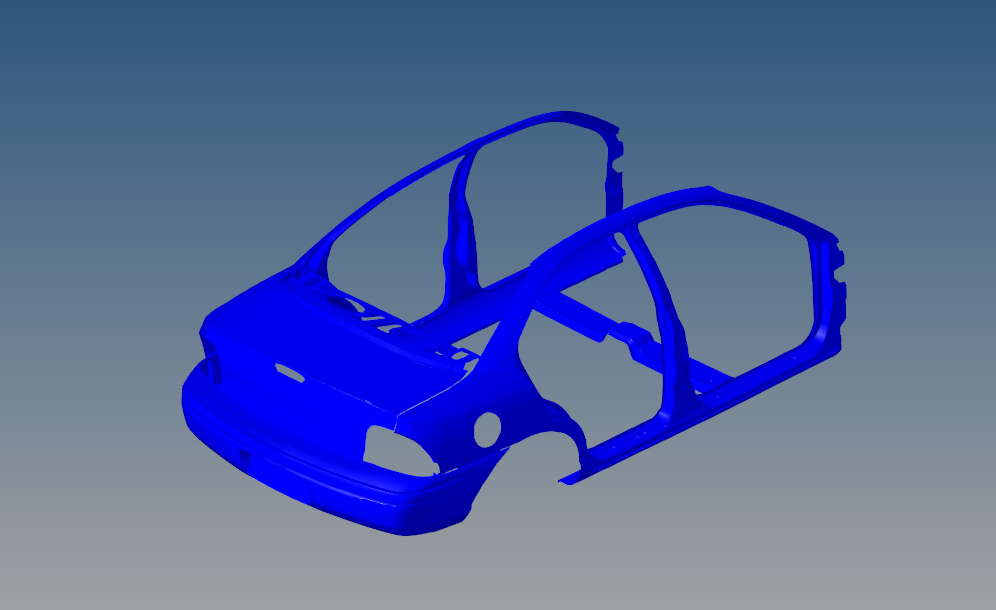
#> input picture CAD.PNG, 996 x 610 px, found by its file name
$ jupyter execute Untitled.ipynb
#> lines starting #> are read from the running program, lines starting #| are printed output that depends on the picture
[cell 1]
import cv2
import numpy as np

def noise_function(image):
    output = image.copy()

    if len(image.shape) == 2:
        black = 0
        white = 255
    else:
        black = np.array([0,0,0], dtype='uint8')
        white = np.array([255,255,255], dtype='uint8')

    random_threshold = np.random.random(image.shape[:2])

    output[random_threshold < (random_threshold/2)] = black
    output[random_threshold > 1-(random_threshold/2)] = white

    return output


def read_image(image):
#> called with image = 'CAD.png'
    image = cv2.imread(image)
#> image is the input picture: shape (610, 996, 3); mean B, G, R 156.2, 102.1, 84.1
#> in noise_function, `output[random_threshold > 1-(random_threshold/2)] = white`:
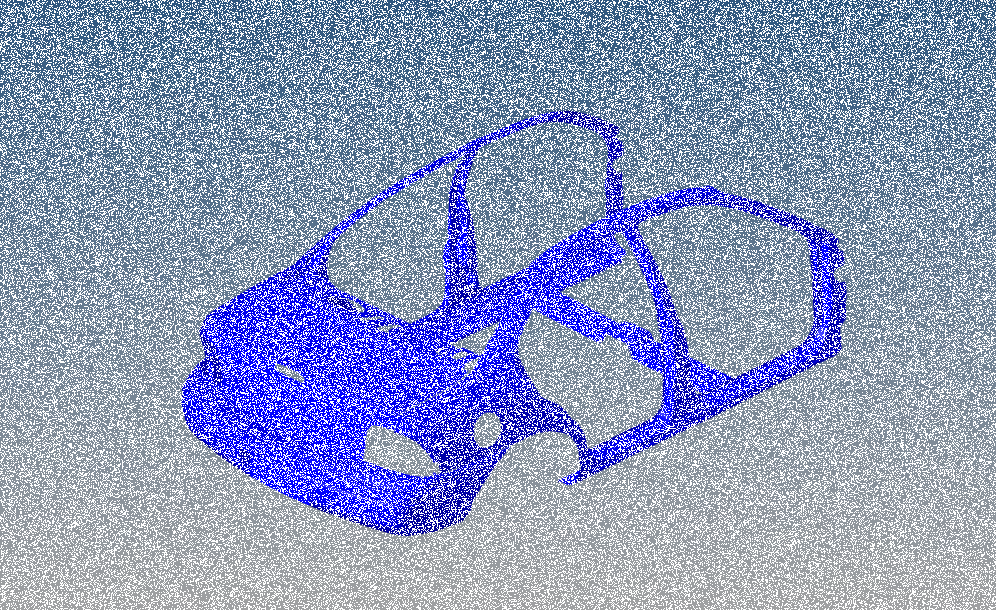
#> output: shape (610, 996, 3); mean B, G, R 189.1, 153, 141.1

    return image


def display_image(window_title, original_image, altered_image):
#> called with window_title = 'Noisy Image'
    cv2.imshow(window_title, np.hstack((original_image, altered_image)))
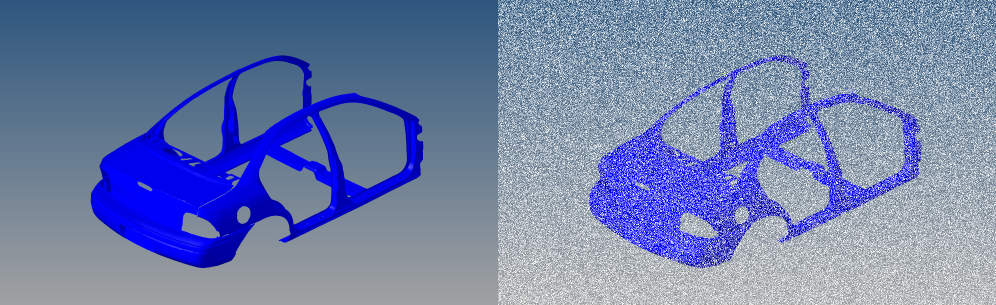
#> window 'Noisy Image': shape (610, 1992, 3) (shown at 1/2 size); mean B, G, R 172.6, 127.5, 112.6
    cv2.waitKey(0)


def mean_filter(image,filter_size):
#> called with filter_size = 5
    filter_dims = (filter_size, filter_size)
    mean_filter = np.ones(filter_dims, np.float32)/ filter_size*filter_size
    filtered_image = cv2.filter2D(image,-1,mean_filter)
#> call 2 of display_image, with window_title = 'Mean Filtered Image'
#> in display_image (call 2), `cv2.imshow(window_title, np.hstack((original_image, altered_image)))`:
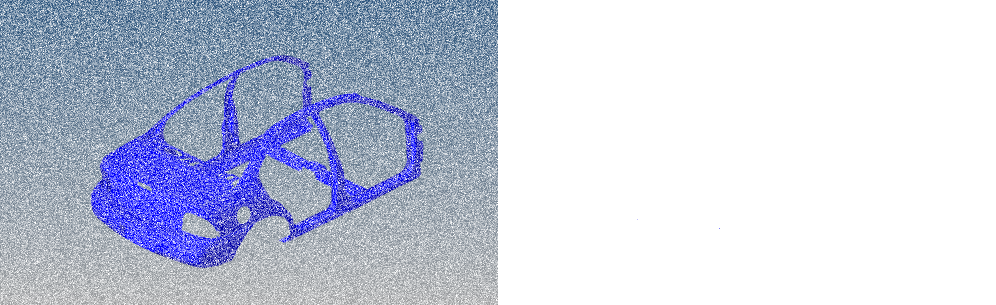
#> window 'Mean Filtered Image': shape (610, 1992, 3) (shown at 1/2 size); mean B, G, R 222.1, 204, 198

    return filtered_image


def median_filter(image, filter_size):
#> called with filter_size = 5
    filtered_image = cv2.medianBlur(image,filter_size)
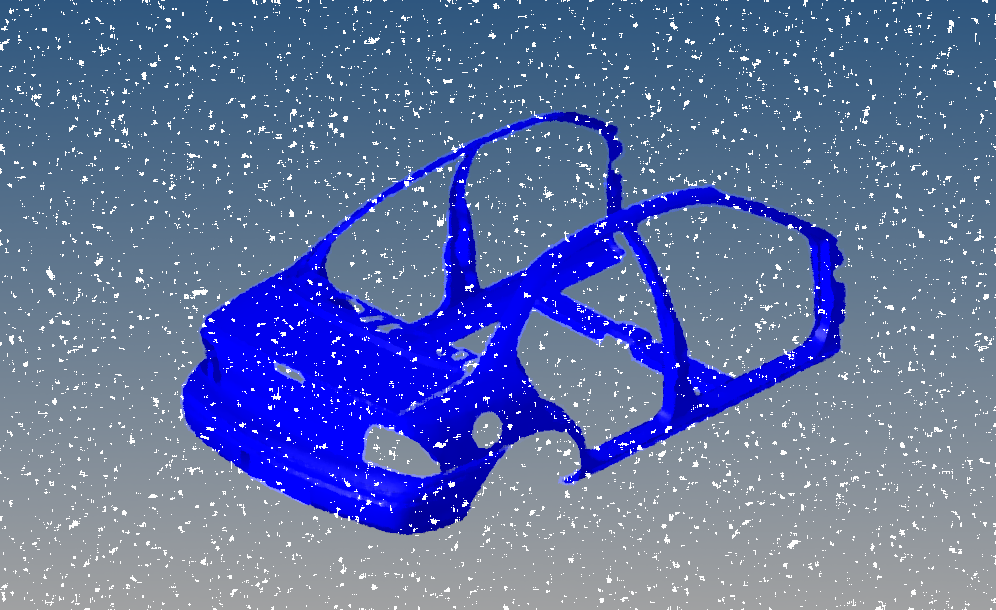
#> filtered_image: shape (610, 996, 3); mean B, G, R 161.5, 109.6, 92.3
#> call 3 of display_image, with window_title = 'Median Filtered Image'
#> in display_image (call 3), `cv2.imshow(window_title, np.hstack((original_image, altered_image)))`:
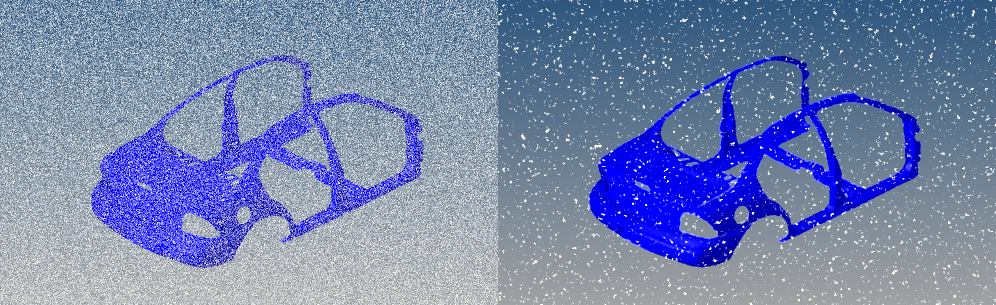
#> window 'Median Filtered Image': shape (610, 1992, 3) (shown at 1/2 size); mean B, G, R 175.3, 131.3, 116.7

    return filtered_image


def gaussian_filter(image, filter_size,sigma):
#> called with filter_size = 5, sigma = 5
    filtered_image = cv2.GaussianBlur(image,(filter_size,filter_size),sigma)
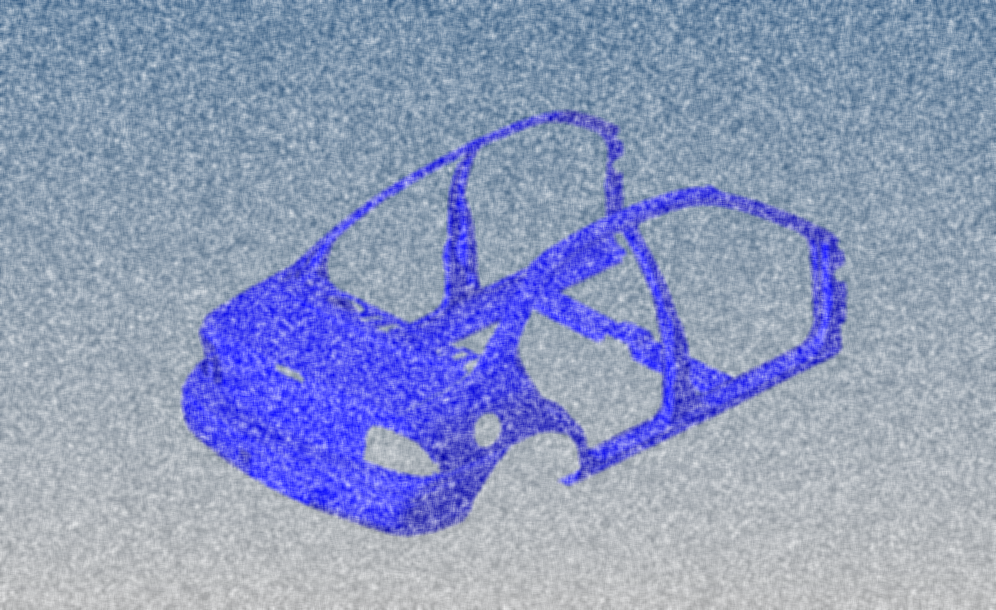
#> filtered_image: shape (610, 996, 3); mean B, G, R 189.1, 153, 141.1

    return filtered_image


filtering_size = 5
sigma_val = 5
image_read = read_image('CAD.png')

noisy_image = noise_function(image_read)
display_image(window_title='Noisy Image', original_image=image_read,altered_image=noisy_image)

mean_filtered_image = mean_filter(image=noisy_image,filter_size=filtering_size)
display_image(window_title='Mean Filtered Image', original_image=noisy_image,altered_image=mean_filtered_image)

median_filtered_image = median_filter(image=noisy_image, filter_size=filtering_size)
display_image(window_title='Median Filtered Image', original_image=noisy_image,altered_image=median_filtered_image)

Gaussian_filtered_image = gaussian_filter(image=noisy_image, filter_size=filtering_size,sigma=sigma_val)
display_image(window_title='Guassian Filtered Image', original_image=noisy_image,altered_image=Gaussian_filtered_image)
#> call 4 of display_image, with window_title = 'Guassian Filtered Image'
#> in display_image (call 4), `cv2.imshow(window_title, np.hstack((original_image, altered_image)))`:
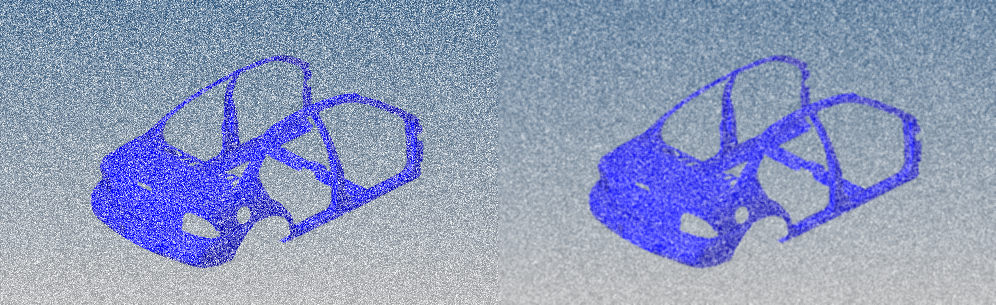
#> window 'Guassian Filtered Image': shape (610, 1992, 3) (shown at 1/2 size); mean B, G, R 189.1, 153, 141.1
